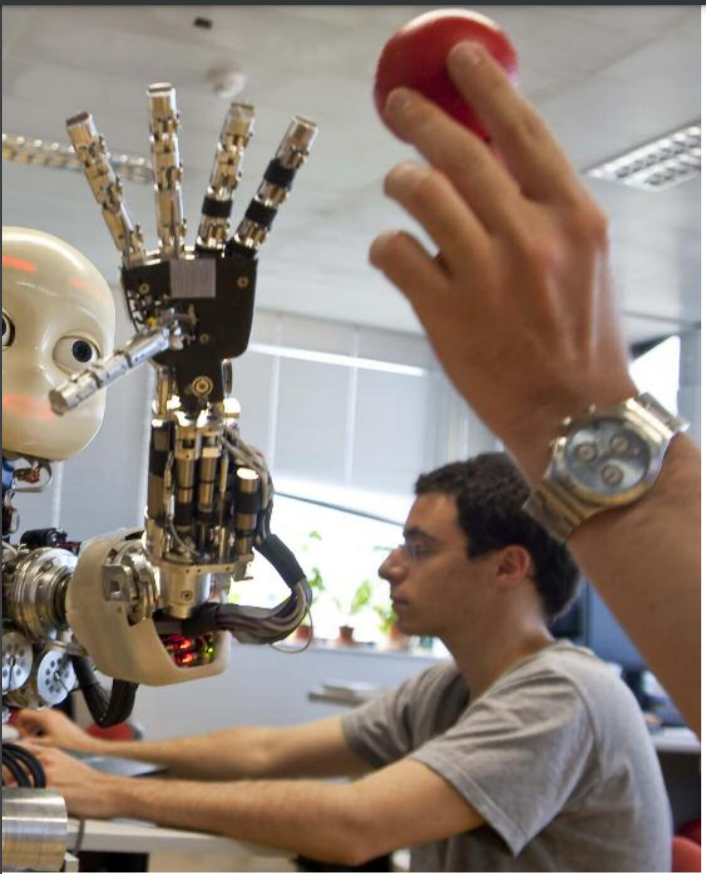
#> input picture data/icub_ball_tracker.png, 706 x 874 px, found by its file name
$ python contour_analysis.py
#> lines starting #> are read from the running program, lines starting #| are printed output that depends on the picture; after the words box and inside, x2 and y2 are one past the last pixel; in counts of white or black regions, pixels touching at a corner belong together
"""
Exercise 4: Contour Analysis

Given a binary image (e.g., from thresholding), extract contours and compute:
- Bounding box
- Contour area
- Shape approximation (e.g., number of corners)

Add filtering so only contours with area > threshold are considered.

Topics: Shape analysis
"""

import cv2
import numpy as np
import os

# Suppress the error message
# qt.qpa.plugin: Could not find the Qt platform plugin "wayland" in ""
os.environ["QT_QPA_PLATFORM"] = "xcb"

AREA_THRESHOLD: int = 100


def analyze_contours(image: np.ndarray, area_threshold: int = AREA_THRESHOLD) -> list:
    """
    Analyzes contours in a binary image and computes properties such as bounding boxes,
    contour areas, and shape approximations (number of corners).

    Args:
        image (numpy.ndarray): A binary image (0 for background, 255 for foreground).
        area_threshold (int): Minimum contour area to consider. Contours with smaller area are ignored.

    Returns:
        list: A list of dictionaries containing contour properties (bounding box, area,
              corners, and approximation).
    """
    # Convert to grayscale if the image is not already single-channel
    if len(image.shape) == 3:
        image = cv2.cvtColor(image, cv2.COLOR_BGR2GRAY)

    # Find contours in the binary image
    contours, _ = cv2.findContours(image, cv2.RETR_EXTERNAL, cv2.CHAIN_APPROX_SIMPLE)

    results = []

    for cnt in contours:
        # Filter contours by area
        area = cv2.contourArea(cnt)
        if area < area_threshold:
            continue  # Skip small contours

        # Bounding box of the contour
        x, y, w, h = cv2.boundingRect(cnt)

        # Approximate the contour shape (number of corners)
        epsilon = 0.02 * cv2.arcLength(cnt, True)
        approx = cv2.approxPolyDP(cnt, epsilon, True)

        results.append(
            {
                "bbox": (x, y, w, h),
                "area": area,
                "corners": len(approx),  # Approximation gives number of corners
                "approx": approx,
            }
        )

    return results


def draw_contours_and_bboxes(image: np.ndarray, contours_info: list) -> np.ndarray:
    """
    Draws contours, bounding boxes, and corners on the image.

    Args:
        image (numpy.ndarray): The image to draw on.
        contours_info (list): List of contour information to be drawn (output from analyze_contours).

    Returns:
        numpy.ndarray: The image with contours drawn.
    """
    for contour_info in contours_info:
        # Draw bounding box
        x, y, w, h = contour_info["bbox"]
        cv2.rectangle(image, (x, y), (x + w, y + h), (0, 255, 0), 2)

        # Draw contour approximation
        cv2.polylines(
            image,
            [contour_info["approx"]],
            isClosed=True,
            color=(0, 0, 255),
            thickness=2,
        )

    return image


def process_and_display_image(image_path: str, area_threshold: int = AREA_THRESHOLD):
    """
    Processes an image, performs contour analysis, and displays the results.

    Args:
        image_path (str): Path to the image file to process.
        area_threshold (int): Minimum contour area to consider.
    """
#> called with image_path = './data/icub_ball_tracker.png', area_threshold = 100
    # Read the image and convert to grayscale
    image = cv2.imread(image_path)
#> image is the input picture: shape (874, 706, 3); mean B, G, R 120.1, 129.7, 143.4
    gray = cv2.cvtColor(image, cv2.COLOR_BGR2GRAY)
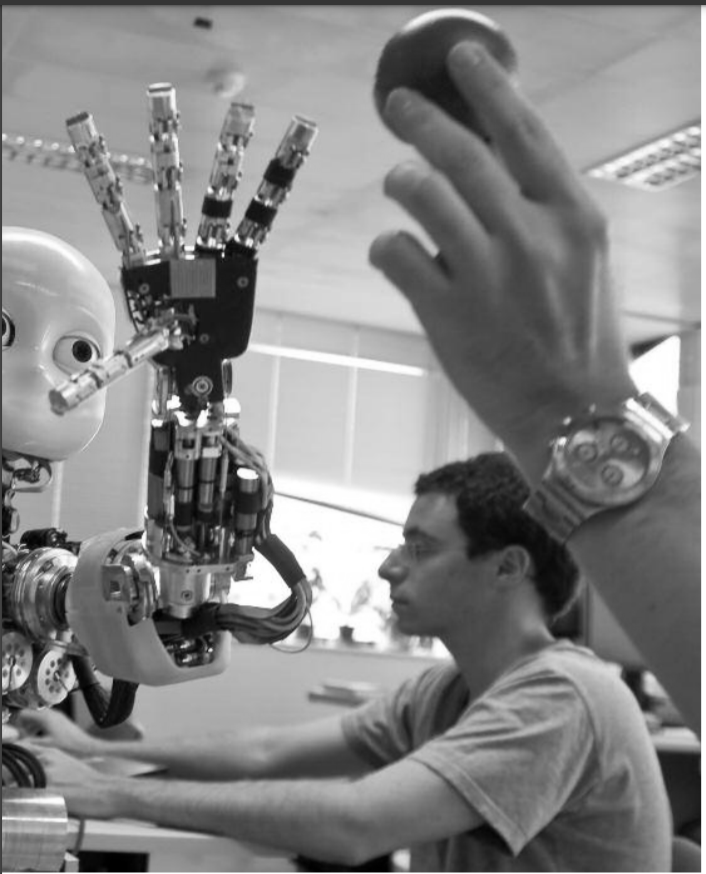
#> gray: shape (874, 706); min 0, max 255, mean 132.7

    # Threshold the grayscale image to get a binary image
    _, binary = cv2.threshold(gray, 127, 255, cv2.THRESH_BINARY)
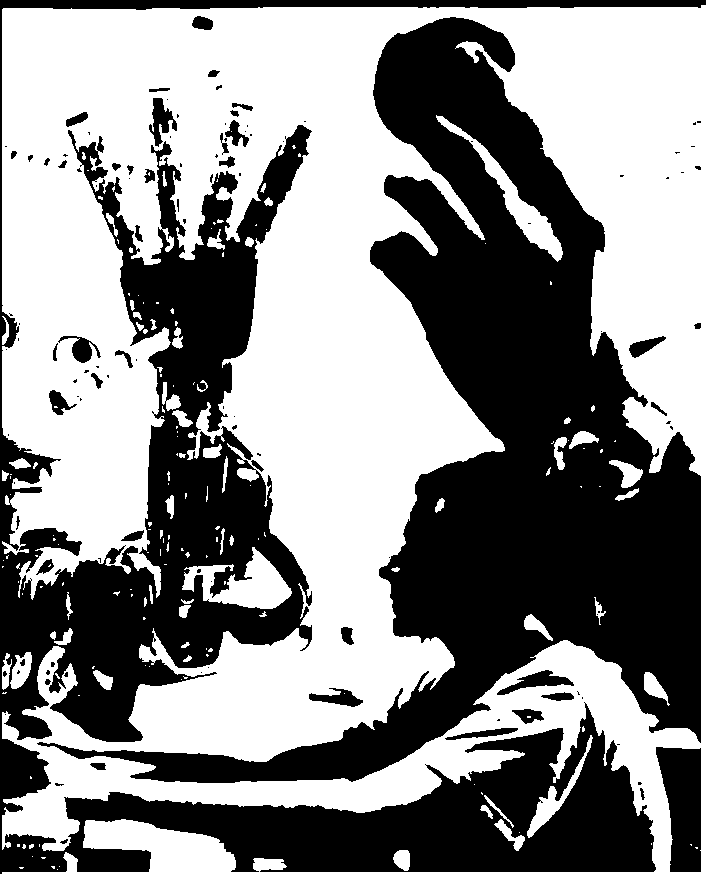
#> binary: shape (874, 706); 54.4% white; 117 black regions (72 under 20 px)

    # Analyze contours in the binary image
    contours_info = analyze_contours(binary, area_threshold)
#> in analyze_contours, `contours, _ = cv2.findContours(image, cv2.RETR_EXTERNAL, cv2.CHAIN_APP..`: contours = 143 contours, 104 with area under 20; largest, box (x1, y1, x2, y2) and area: (2, 5, 706, 874) 475057, (182, 547, 292, 609) 3002, (527, 735, 593, 838) 926, (10, 652, 32, 689) 474, (494, 819, 525, 851) 260
#> the loop in analyze_contours, `for cnt in contours:` made 143 passes
#> area on passes 15, 16, 31, 38, 42, 43, 47, 51: 56.5, 78, 23.5, 27, 89.5, 20, 53.5, 30
#> (area, x, y, w, h, epsilon) on passes 7, 14, 20, 27, 33, 34: (250, 393, 850, 17, 21, 1.23), (259.5, 494, 819, 31, 32, 2.15), (926.5, 527, 735, 66, 103, 6.15), (193.5, 93, 670, 20, 20, 1.27), (171, 2, 653, 10, 37, 2.02), (473.5, 10, 652, 22, 37, 2.12)
#> after the loop in analyze_contours, `for cnt in contours:`: results = 16 items
#> contours_info = 16 items

    # Draw contours and bounding boxes on the image
    result_image = draw_contours_and_bboxes(image.copy(), contours_info)
#> the loop in draw_contours_and_bboxes, `for contour_info in contours_info:` made 16 passes
#> (x, y, w, h) on passes 1 to 12: (393, 850, 17, 21), (494, 819, 31, 32), (527, 735, 66, 103), (93, 670, 20, 20), (2, 653, 10, 37), (10, 652, 22, 37), (54, 628, 19, 17), (182, 547, 110, 62), (165, 495, 9, 24), (9, 458, 22, 11), (203, 444, 19, 14), (172, 410, 21, 17)
#> after the loop in draw_contours_and_bboxes, `for contour_info in contours_info:`:
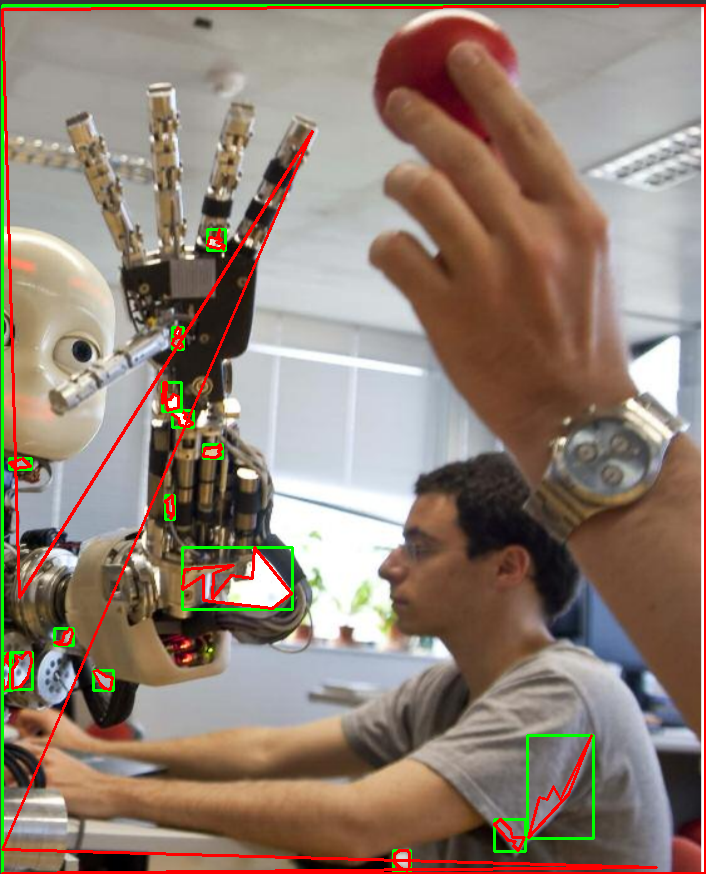
#> image: shape (874, 706, 3); mean of channels 0, 1, 2 115.4, 127.9, 145.6; drawn as B, G, R

    # Display the image with contours and bounding boxes
    cv2.imshow("Contour Analysis", result_image)
    cv2.waitKey(0)
    cv2.destroyAllWindows()


if __name__ == "__main__":
    # Adjust image path as needed
    image_path = "./data/icub_ball_tracker.png"
    process_and_display_image(image_path)
